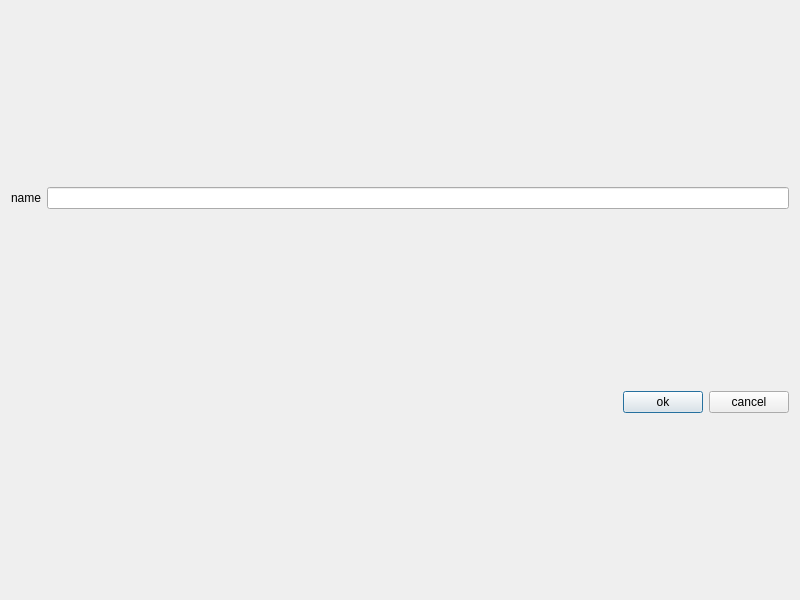
<?xml version="1.0" encoding="UTF-8"?>
<ui version="4.0">
 <class>Dialog</class>
 <widget class="QDialog" name="Dialog">
  <property name="geometry">
   <rect>
    <x>0</x>
    <y>0</y>
    <width>800</width>
    <height>600</height>
   </rect>
  </property>
  <property name="windowTitle">
   <string>Dialog</string>
  </property>
  <layout class="QVBoxLayout" name="verticalLayout">
   <item>
    <layout class="QHBoxLayout" name="horizontalLayout">
     <item>
      <widget class="QLabel" name="label">
       <property name="text">
        <string>name</string>
       </property>
       <property name="buddy">
        <cstring>lineEdit</cstring>
       </property>
      </widget>
     </item>
     <item>
      <widget class="QLineEdit" name="lineEdit"/>
     </item>
    </layout>
   </item>
   <item>
    <layout class="QHBoxLayout" name="horizontalLayout_2">
     <item>
      <spacer name="horizontalSpacer">
       <property name="orientation">
        <enum>Qt::Horizontal</enum>
       </property>
       <property name="sizeHint" stdset="0">
        <size>
         <width>40</width>
         <height>20</height>
        </size>
       </property>
      </spacer>
     </item>
     <item>
      <widget class="QPushButton" name="pushButton">
       <property name="text">
        <string>ok</string>
       </property>
      </widget>
     </item>
     <item>
      <widget class="QPushButton" name="pushButton_2">
       <property name="text">
        <string>cancel</string>
       </property>
      </widget>
     </item>
    </layout>
   </item>
  </layout>
 </widget>
 <tabstops>
  <tabstop>lineEdit</tabstop>
  <tabstop>pushButton</tabstop>
  <tabstop>pushButton_2</tabstop>
 </tabstops>
 <resources/>
 <connections>
  <connection>
   <sender>pushButton_2</sender>
   <signal>clicked()</signal>
   <receiver>Dialog</receiver>
   <slot>close()</slot>
   <hints>
    <hint type="sourcelabel">
     <x>743</x>
     <y>443</y>
    </hint>
    <hint type="destinationlabel">
     <x>744</x>
     <y>476</y>
    </hint>
   </hints>
  </connection>
  <connection>
   <sender>pushButton</sender>
   <signal>clicked()</signal>
   <receiver>Dialog</receiver>
   <slot>accept()</slot>
   <hints>
    <hint type="sourcelabel">
     <x>664</x>
     <y>442</y>
    </hint>
    <hint type="destinationlabel">
     <x>654</x>
     <y>384</y>
    </hint>
   </hints>
  </connection>
 </connections>
</ui>
